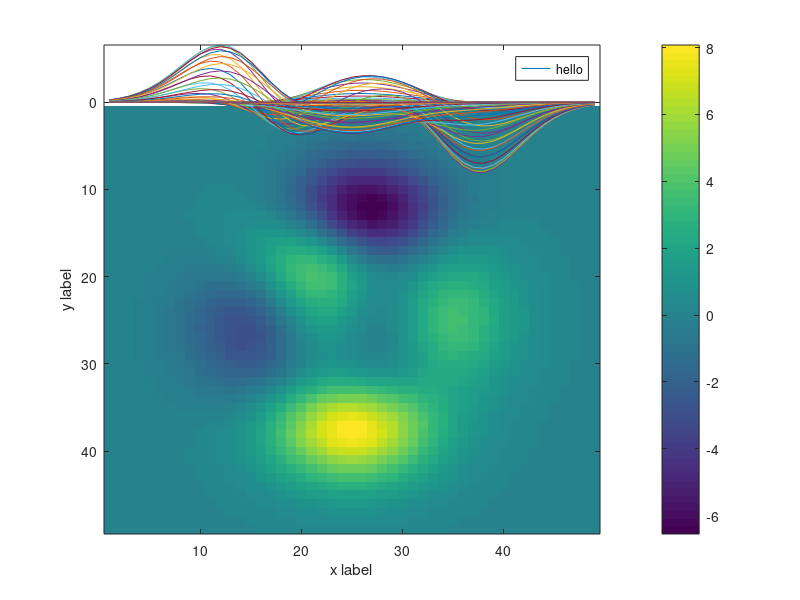

This chart was generated by the following MATLAB code: (Note: this script raises an error after producing the figure.)
% This is a demo file for the PrintFigure class
%
% Author :  J.-A. Adrian (JA) <jens-alrik.adrian AT jade-hs.de>
% Date   :  06-Sep-2015 18:59:20
% Updated:  <>

clear;
close all;

hf = figure;
imagesc(peaks); hold on;
plot(peaks);
colorbar;
legend('hello');
xlabel('x label');
ylabel('y label');

obj = PrintFigure(hf);
% or
% obj = PrintFigure();





%% apply profile

obj.Profile = 'paper';
% obj.Profile = 'presentation';


%% use tight figure frame if desired

obj.Tight = true;




%% apply different colormap

obj.viridis;
% obj.parula;  % <- for older MATLABs which do not come with this colormap
               %    an alternative implementation is used



%% set the background to 'transparent' (EXPERIMENTAL!! Only eps at the moment)

% obj.Transparent = true;




%% set file format and print

szFilename = 'testfile';

% obj.Format = 'pdf';
obj.Format = 'png';

obj.print(szFilename);




%% special case: eps fix for older MATLAB versions

% hp = get(get(hf,'children'),'children');
% set(hp(1:2:end),'linestyle',':');


% szFix = 'nofix';
%
% obj.Format = 'epsc';
%
% obj.print(szFilename);
% obj.print([szFilename,'_nofix'],szFix);
%
% system(['epstopdf ', [szFilename, '.eps']]);
% system(['epstopdf ', [szFilename, '_nofix.eps']]);





%% save the figure object incl. data and reload to previous state

obj.saveFigure('savedfigureobj');

clear;
close all;

load savedfigureobj;
FigObj.loadFigure;




%% print without profile

hf = figure;
plot(peaks);

obj = PrintFigure(hf);

% disp('Resize the figure...');
% pause;

obj.print('test_noprofile');


%% delete the objects
delete(obj);
delete(FigObj);




%-------------------- Licence ---------------------------------------------
% Copyright (c) 2015, J.-A. Adrian
% Institute for Hearing Technology and Audiology
% Jade University of Applied Sciences
% All rights reserved.
%
% Redistribution and use in source and binary forms, with or without
% modification, are permitted provided that the following conditions are
% met:
%
%	1. Redistributions of source code must retain the above copyright
%	   notice, this list of conditions and the following disclaimer.
%
%	2. Redistributions in binary form must reproduce the above copyright
%	   notice, this list of conditions and the following disclaimer in
%	   the documentation and/or other materials provided with the
%	   distribution.
%
%	3. Neither the name of the copyright holder nor the names of its
%	   contributors may be used to endorse or promote products derived
%	   from this software without specific prior written permission.
%
% THIS SOFTWARE IS PROVIDED BY THE COPYRIGHT HOLDERS AND CONTRIBUTORS "AS
% IS" AND ANY EXPRESS OR IMPLIED WARRANTIES, INCLUDING, BUT NOT LIMITED
% TO, THE IMPLIED WARRANTIES OF MERCHANTABILITY AND FITNESS FOR A
% PARTICULAR PURPOSE ARE DISCLAIMED. IN NO EVENT SHALL THE COPYRIGHT
% HOLDER OR CONTRIBUTORS BE LIABLE FOR ANY DIRECT, INDIRECT, INCIDENTAL,
% SPECIAL, EXEMPLARY, OR CONSEQUENTIAL DAMAGES (INCLUDING, BUT NOT LIMITED
% TO, PROCUREMENT OF SUBSTITUTE GOODS OR SERVICES; LOSS OF USE, DATA, OR
% PROFITS; OR BUSINESS INTERRUPTION) HOWEVER CAUSED AND ON ANY THEORY OF
% LIABILITY, WHETHER IN CONTRACT, STRICT LIABILITY, OR TORT (INCLUDING
% NEGLIGENCE OR OTHERWISE) ARISING IN ANY WAY OUT OF THE USE OF THIS
% SOFTWARE, EVEN IF ADVISED OF THE POSSIBILITY OF SUCH DAMAGE.

% End of file: PrintFigure_Demo.m
